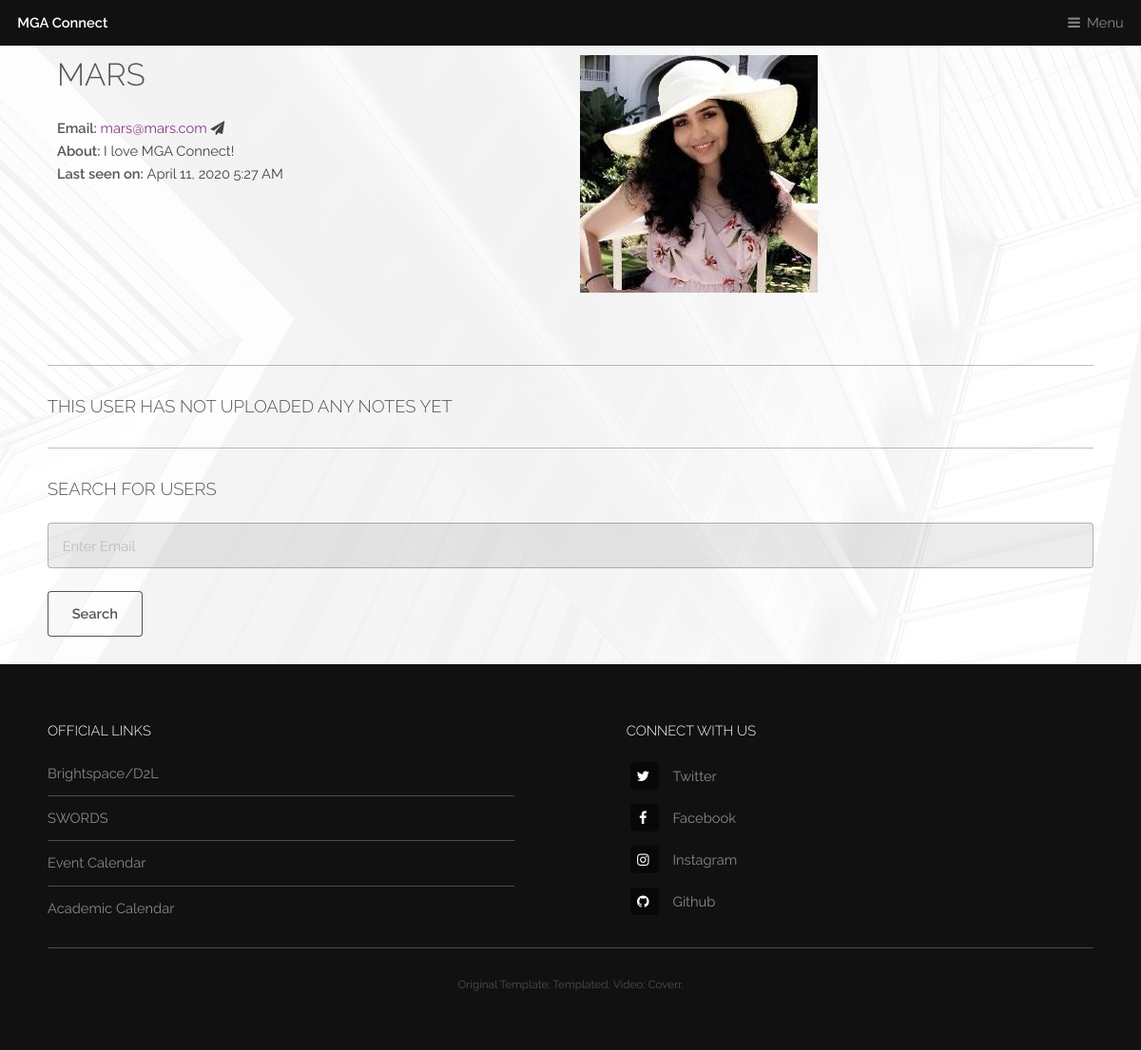
Page /user/983999999 (signed in) on the earlier database version.
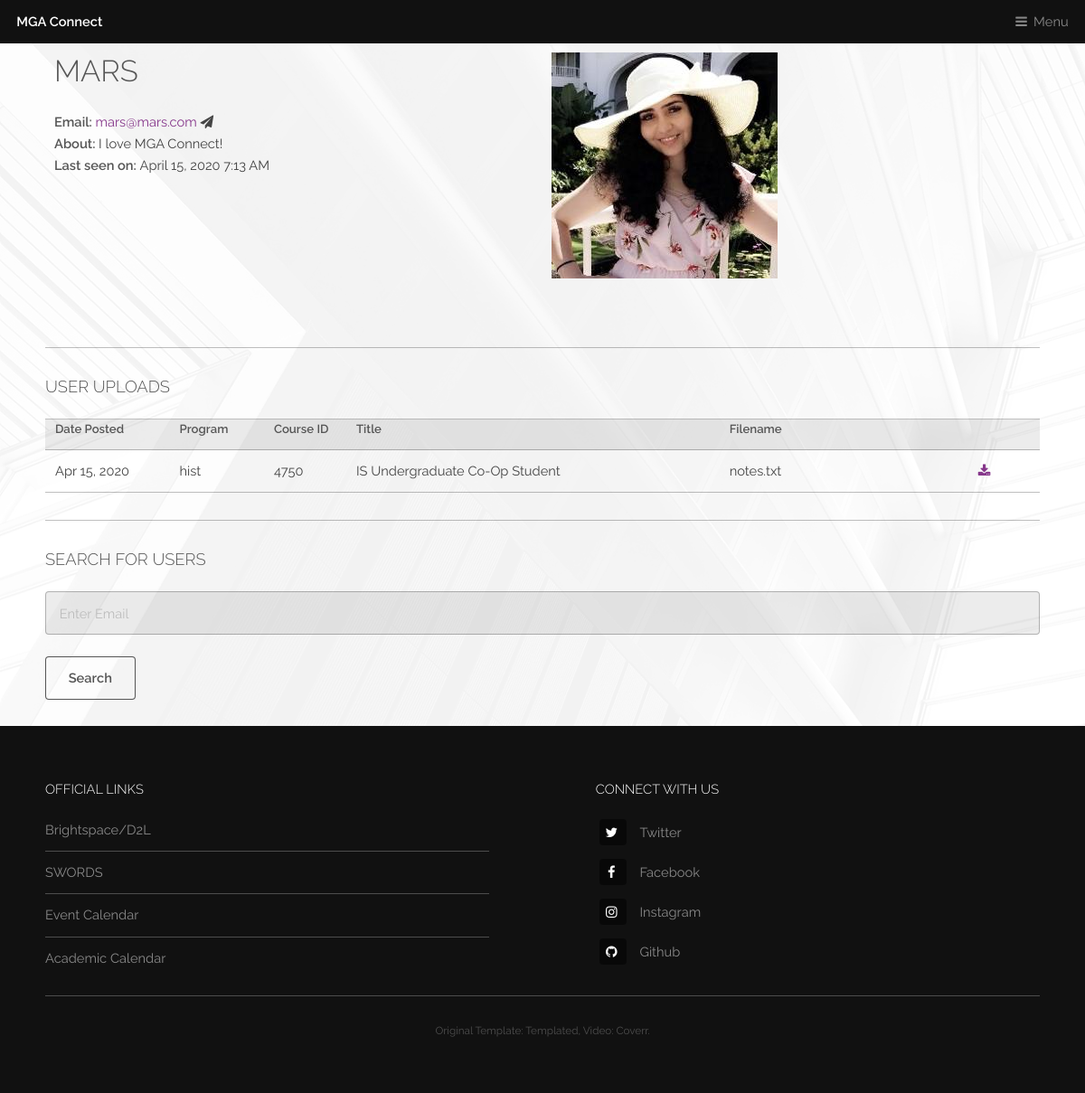
Same page on the later database version.
### app/models.py (models this page shows, shortened)
class User(db.Model, UserMixin):
    id = db.Column(db.Integer, primary_key=True)
    username = db.Column(db.String(20), unique=True, nullable=False)
    stu_id = db.Column(db.String(9), unique=True, nullable=False)
    email = db.Column(db.String(60), unique=True, nullable=False)
    image_file = db.Column(db.String(20), nullable=False, default='default.jpg')
    about_me = db.Column(db.String(250))
    last_seen = db.Column(db.DateTime, default=datetime.today())
    password = db.Column(db.String(30), nullable=False)
    posts = db.relationship('Post', backref='author', lazy=True)
    roles = db.relationship('Role', secondary='user_roles', backref=db.backref('users', lazy='dynamic'))
    def has_role(self, name):
        for role in self.roles:
            if role.name == name:
                return True
            return False

class Notes(db.Model):
    __tablename__ = 'notes'
    id = db.Column(db.Integer, primary_key=True)
    program =db.Column(db.Integer(), db.ForeignKey('class_list.program', ondelete='CASCADE'))
    course_id = db.Column(db.Integer(), db.ForeignKey('class_list.course_id', ondelete='CASCADE'))
    title = db.Column(db.String(100), nullable=False)
    date_posted = db.Column(db.DateTime, nullable=False, default=datetime.utcnow)
    content = db.Column(db.Text, nullable=True)
    notes_file = db.Column(db.String(20), nullable=False)
    original_filename = db.Column(db.String(100), nullable=False)
    user_id = db.Column(db.String(9), db.ForeignKey('user.stu_id', ondelete='CASCADE'), nullable=False)

### app/routes.py (the view)
@login_required
def account(stu_id):
    if not current_user.is_authenticated:
        flash('That feature is for users only! Register an account first!', 'info')
        return redirect(url_for('register'))
    user = User.query.filter_by(stu_id=stu_id).first_or_404()
    uploaded = Notes.query.filter_by(user_id=stu_id).order_by(Notes.id.desc()).all()
    return render_template('account_profile.html', user=user, uploaded=uploaded, title='Account')

### app/routes.py (called while the page is built)
@app.before_request
def before_request():
    if current_user.is_authenticated:
        current_user.last_seen = datetime.utcnow()
        db.session.commit()

### app/templates/account_profile.html (shortened to what this page needs)
{% extends 'template.html' %}
{% block content %}
    <div class="inner">
        <div class="content">
            <div class="flex-container">
                <div>
                    <h2>{{ user.username }}</h2>
                    <p>
                        {% if user.email %}
                            <b>Email: </b>  <a href="mailto:{{ user.email }}">{{ user.email }}</a>
                            <i class="icon fa-paper-plane"></i>
                        {% endif %}<br>
                        {% if user.about_me %}<b>About: </b>  {{ user.about_me }}{% endif %}<br>
                        {% if user.last_seen %}<b>Last seen on: </b>{{  moment(user.last_seen).format('LLL') }}{% endif %}
                    </p>
                </div>
                <div>
                    <p><img src="{{ url_for('static', filename='images/profile_pics/' + user.image_file) }}"></p>
                </div>
            </div>
            <hr>
            {% if uploaded %}
            <div class="content">
                <h3>User Uploads</h3>
                <table>
                <col width="100"><col width="20"><col width="20"><col width="300"><col width="200"><col width="20"><col width="20">
                    <tr>
                        <th>Date Posted</th>
                        <th>Program</th>
                        <th>Course ID</th>
                        <th>Title</th>
                        <th>Filename</th>
                        <th> </th>
                        <th> </th>
                    </tr>
                    {% for note in uploaded %}
                        <tr>
                            <td>{{ note.date_posted.strftime('%b %d, %Y') }}</td>
                            <td>{{ note.program }}</td>
                            <td>{{ note.course_id }}</td>
                            <td>{{ note.title }}</td>
                            <td>{{ note.original_filename }}</td>
                            <td><a href="{{ url_for('download_file', filename=note.notes_file) }}" class="icon fa-download"></a></td>
                            {% if current_user.stu_id == note.user_id %}
                                <td><a href="{{ url_for('delete_note_user', note_id=note.id) }}" class="icon fa-trash"></a></td>
                            {% else %}
                                <td> </td>
                            {% endif %}
                        </tr>
                    {% endfor %}
                </table>
            </div>
            {% else %}
                <h3>This user has not uploaded any notes yet</h3>
            {% endif %}
            <hr>
            <form action="#" method="POST">
                <h3>Search for users</h3>
                <input type="email" name="email" placeholder="Enter Email" value="{{ email if email }}" />
                <br>
                <input type="submit" value="Search" />
            </form>
        </div>
    </div>
{% endblock %}

Differences in the rows shown:
changed User "MARS": last_seen "April 11, 2020 5:27 AM" → "April 15, 2020 7:13 AM"
added Notes: date_posted "Apr 15, 2020", program "hist", course_id "4750", title "IS Undergraduate Co-Op Student", original_filename "notes.txt"
Other differences:
text no longer shown: "THIS USER HAS NOT UPLOADED ANY NOTES YET"
text now shown: "USER UPLOADS Date Posted Program Course ID Title Filename"
